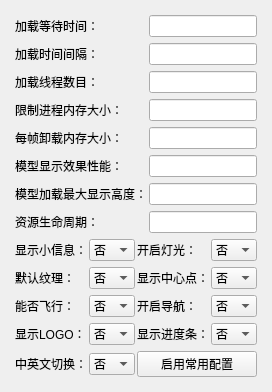
        <widget class="QWidget" name="tab_3">
         <attribute name="title">
          <string>常用配置</string>
         </attribute>
         <layout class="QVBoxLayout" name="verticalLayout_18">
          <item>
           <layout class="QVBoxLayout" name="verticalLayout_20">
            <property name="spacing">
             <number>2</number>
            </property>
            <property name="leftMargin">
             <number>2</number>
            </property>
            <property name="topMargin">
             <number>2</number>
            </property>
            <property name="rightMargin">
             <number>2</number>
            </property>
            <property name="bottomMargin">
             <number>2</number>
            </property>
            <item>
             <layout class="QGridLayout" name="gridLayout_12">
              <property name="leftMargin">
               <number>2</number>
              </property>
              <property name="topMargin">
               <number>2</number>
              </property>
              <property name="rightMargin">
               <number>2</number>
              </property>
              <property name="bottomMargin">
               <number>2</number>
              </property>
              <property name="horizontalSpacing">
               <number>2</number>
              </property>
              <property name="verticalSpacing">
               <number>6</number>
              </property>
              <item row="0" column="0">
               <widget class="QLabel" name="label_59">
                <property name="text">
                 <string>加载等待时间：</string>
                </property>
               </widget>
              </item>
              <item row="0" column="1">
               <widget class="QLineEdit" name="downloadSleepTime1Edit">
                <property name="toolTip">
                 <string>加载等待时间</string>
                </property>
                <property name="alignment">
                 <set>Qt::AlignCenter</set>
                </property>
               </widget>
              </item>
              <item row="1" column="0">
               <widget class="QLabel" name="label_60">
                <property name="text">
                 <string>加载时间间隔：</string>
                </property>
               </widget>
              </item>
              <item row="1" column="1">
               <widget class="QLineEdit" name="downloadSleepInterval1Edit">
                <property name="toolTip">
                 <string>加载时间间隔</string>
                </property>
                <property name="alignment">
                 <set>Qt::AlignCenter</set>
                </property>
               </widget>
              </item>
              <item row="2" column="0">
               <widget class="QLabel" name="label_61">
                <property name="text">
                 <string>加载线程数目：</string>
                </property>
               </widget>
              </item>
              <item row="2" column="1">
               <widget class="QLineEdit" name="downloadThreadCount1Edit">
                <property name="toolTip">
                 <string>加载线程数目，大小可根据本机的处理器数目进行合理设定，一般要比处理器数目少2个</string>
                </property>
                <property name="alignment">
                 <set>Qt::AlignCenter</set>
                </property>
               </widget>
              </item>
              <item row="3" column="0">
               <widget class="QLabel" name="label_62">
                <property name="text">
                 <string>限制进程内存大小：</string>
                </property>
               </widget>
              </item>
              <item row="3" column="1">
               <widget class="QLineEdit" name="maxMemorySize1Edit">
                <property name="toolTip">
                 <string>限制进程内存大小</string>
                </property>
                <property name="alignment">
                 <set>Qt::AlignCenter</set>
                </property>
               </widget>
              </item>
              <item row="4" column="0">
               <widget class="QLabel" name="label_63">
                <property name="text">
                 <string>每帧卸载内存大小：</string>
                </property>
               </widget>
              </item>
              <item row="4" column="1">
               <widget class="QLineEdit" name="maxReclaimMemoryPerFrame1Edit">
                <property name="toolTip">
                 <string>每一帧卸载内存大小</string>
                </property>
                <property name="alignment">
                 <set>Qt::AlignCenter</set>
                </property>
               </widget>
              </item>
              <item row="5" column="0">
               <widget class="QLabel" name="label_64">
                <property name="text">
                 <string>模型显示效果性能：</string>
                </property>
               </widget>
              </item>
              <item row="5" column="1">
               <widget class="QLineEdit" name="computerPerformance1Edit">
                <property name="toolTip">
                 <string>模型显示效果等级，分为low、normal、high，一般设为normal</string>
                </property>
                <property name="alignment">
                 <set>Qt::AlignCenter</set>
                </property>
               </widget>
              </item>
              <item row="6" column="0">
               <widget class="QLabel" name="label_66">
                <property name="text">
                 <string>模型加载最大显示高度：</string>
                </property>
               </widget>
              </item>
              <item row="6" column="1">
               <widget class="QLineEdit" name="maxVisibleHeight1Edit">
                <property name="toolTip">
                 <string>模型加载最大可视高度</string>
                </property>
                <property name="alignment">
                 <set>Qt::AlignCenter</set>
                </property>
               </widget>
              </item>
              <item row="7" column="0">
               <widget class="QLabel" name="label_74">
                <property name="text">
                 <string>资源生命周期：</string>
                </property>
               </widget>
              </item>
              <item row="7" column="1">
               <widget class="QLineEdit" name="maxLifeTime1Edit">
                <property name="toolTip">
                 <string>资源的生命周期，包括纹理、Mesh</string>
                </property>
                <property name="alignment">
                 <set>Qt::AlignCenter</set>
                </property>
               </widget>
              </item>
             </layout>
            </item>
            <item>
             <layout class="QGridLayout" name="gridLayout_11">
              <property name="leftMargin">
               <number>2</number>
              </property>
              <property name="topMargin">
               <number>2</number>
              </property>
              <property name="rightMargin">
               <number>2</number>
              </property>
              <property name="bottomMargin">
               <number>2</number>
              </property>
              <property name="horizontalSpacing">
               <number>2</number>
              </property>
              <property name="verticalSpacing">
               <number>6</number>
              </property>
              <item row="1" column="3">
               <widget class="QComboBox" name="zoomCenter1ComboBox">
                <property name="toolTip">
                 <string>是否开启中心点功能，默认是开启</string>
                </property>
                <item>
                 <property name="text">
                  <string>否</string>
                 </property>
                </item>
                <item>
                 <property name="text">
                  <string>是</string>
                 </property>
                </item>
               </widget>
              </item>
              <item row="2" column="1">
               <widget class="QComboBox" name="enableFly1ComboBox">
                <property name="toolTip">
                 <string>是否开启飞行功能，默认是开启</string>
                </property>
                <item>
                 <property name="text">
                  <string>否</string>
                 </property>
                </item>
                <item>
                 <property name="text">
                  <string>能</string>
                 </property>
                </item>
               </widget>
              </item>
              <item row="1" column="2">
               <widget class="QLabel" name="label_69">
                <property name="text">
                 <string>显示中心点：</string>
                </property>
               </widget>
              </item>
              <item row="2" column="2">
               <widget class="QLabel" name="label_70">
                <property name="text">
                 <string>开启导航：</string>
                </property>
               </widget>
              </item>
              <item row="1" column="0">
               <widget class="QLabel" name="label_67">
                <property name="text">
                 <string>默认纹理：</string>
                </property>
               </widget>
              </item>
              <item row="2" column="0">
               <widget class="QLabel" name="label_68">
                <property name="text">
                 <string>能否飞行：</string>
                </property>
               </widget>
              </item>
              <item row="2" column="3">
               <widget class="QComboBox" name="showNavigator1ComboBox">
                <property name="toolTip">
                 <string>是否开启导航功能。默认是开启</string>
                </property>
                <item>
                 <property name="text">
                  <string>否</string>
                 </property>
                </item>
                <item>
                 <property name="text">
                  <string>是</string>
                 </property>
                </item>
               </widget>
              </item>
              <item row="1" column="1">
               <widget class="QComboBox" name="useDefaultTexture1ComboBox">
                <property name="toolTip">
                 <string>是否使用默认纹理，默认是不使用</string>
                </property>
                <item>
                 <property name="text">
                  <string>否</string>
                 </property>
                </item>
                <item>
                 <property name="text">
                  <string>是</string>
                 </property>
                </item>
               </widget>
              </item>
              <item row="3" column="0">
               <widget class="QLabel" name="label_71">
                <property name="text">
                 <string>显示LOGO：</string>
                </property>
               </widget>
              </item>
              <item row="3" column="1">
               <widget class="QComboBox" name="showLogo1ComboBox">
                <property name="toolTip">
                 <string>是否显示LOGO，默认是显示</string>
                </property>
                <item>
                 <property name="text">
                  <string>否</string>
                 </property>
                </item>
                <item>
                 <property name="text">
                  <string>是</string>
                 </property>
                </item>
               </widget>
              </item>
              <item row="0" column="1">
               <widget class="QComboBox" name="debugModel1ComboBox">
                <property name="toolTip">
                 <string>是否开启debug模式，可显示相关小信息</string>
                </property>
                <item>
                 <property name="text">
                  <string>否</string>
                 </property>
                </item>
                <item>
                 <property name="text">
                  <string>是</string>
                 </property>
                </item>
               </widget>
              </item>
              <item row="0" column="0">
               <widget class="QLabel" name="label_75">
                <property name="text">
                 <string>显示小信息：</string>
                </property>
               </widget>
              </item>
              <item row="0" column="2">
               <widget class="QLabel" name="label_65">
                <property name="text">
                 <string>开启灯光：</string>
                </property>
               </widget>
              </item>
              <item row="0" column="3">
               <widget class="QComboBox" name="lightEnable1ComboBox">
                <property name="toolTip">
                 <string>是否开启管道灯光，默认是开启</string>
                </property>
                <item>
                 <property name="text">
                  <string>否</string>
                 </property>
                </item>
                <item>
                 <property name="text">
                  <string>是</string>
                 </property>
                </item>
               </widget>
              </item>
              <item row="3" column="2">
               <widget class="QLabel" name="label_72">
                <property name="text">
                 <string>显示进度条：</string>
                </property>
               </widget>
              </item>
              <item row="3" column="3">
               <widget class="QComboBox" name="showInformation1ComboBox">
                <property name="toolTip">
                 <string>是否显示进度条，默认是显示</string>
                </property>
                <item>
                 <property name="text">
                  <string>否</string>
                 </property>
                </item>
                <item>
                 <property name="text">
                  <string>是</string>
                 </property>
                </item>
               </widget>
              </item>
              <item row="4" column="0">
               <widget class="QLabel" name="label_73">
                <property name="text">
                 <string>中英文切换：</string>
                </property>
               </widget>
              </item>
              <item row="4" column="1">
               <widget class="QComboBox" name="informationLanguage1ComboBox">
                <property name="toolTip">
                 <string>能否开启中英文切换功能，默认是开启</string>
                </property>
                <item>
                 <property name="text">
                  <string>否</string>
                 </property>
                </item>
                <item>
                 <property name="text">
                  <string>能</string>
                 </property>
                </item>
               </widget>
              </item>
              <item row="4" column="2" colspan="2">
               <widget class="QPushButton" name="enableCommonConfigBtn">
                <property name="text">
                 <string>启用常用配置</string>
                </property>
               </widget>
              </item>
             </layout>
            </item>
           </layout>
          </item>
         </layout>
        </widget>
